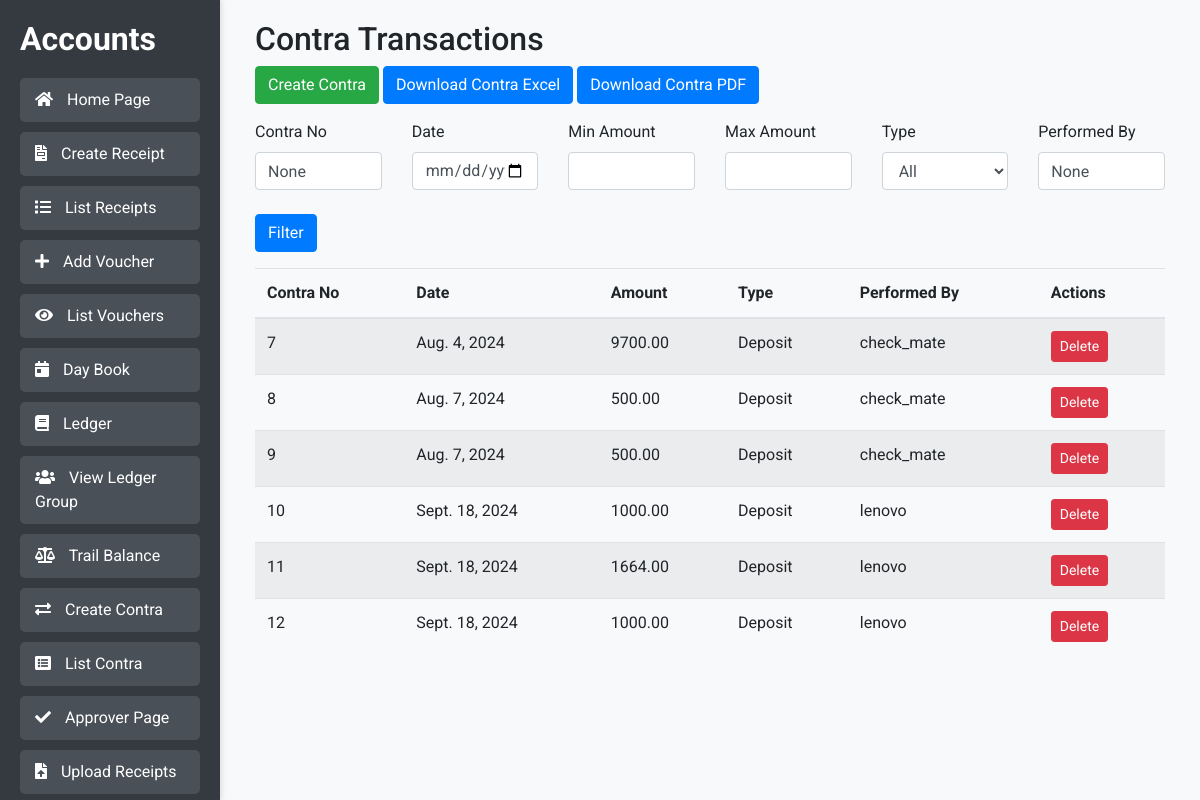
/list_contra/ (signed in), run on an earlier commit of the app's database.
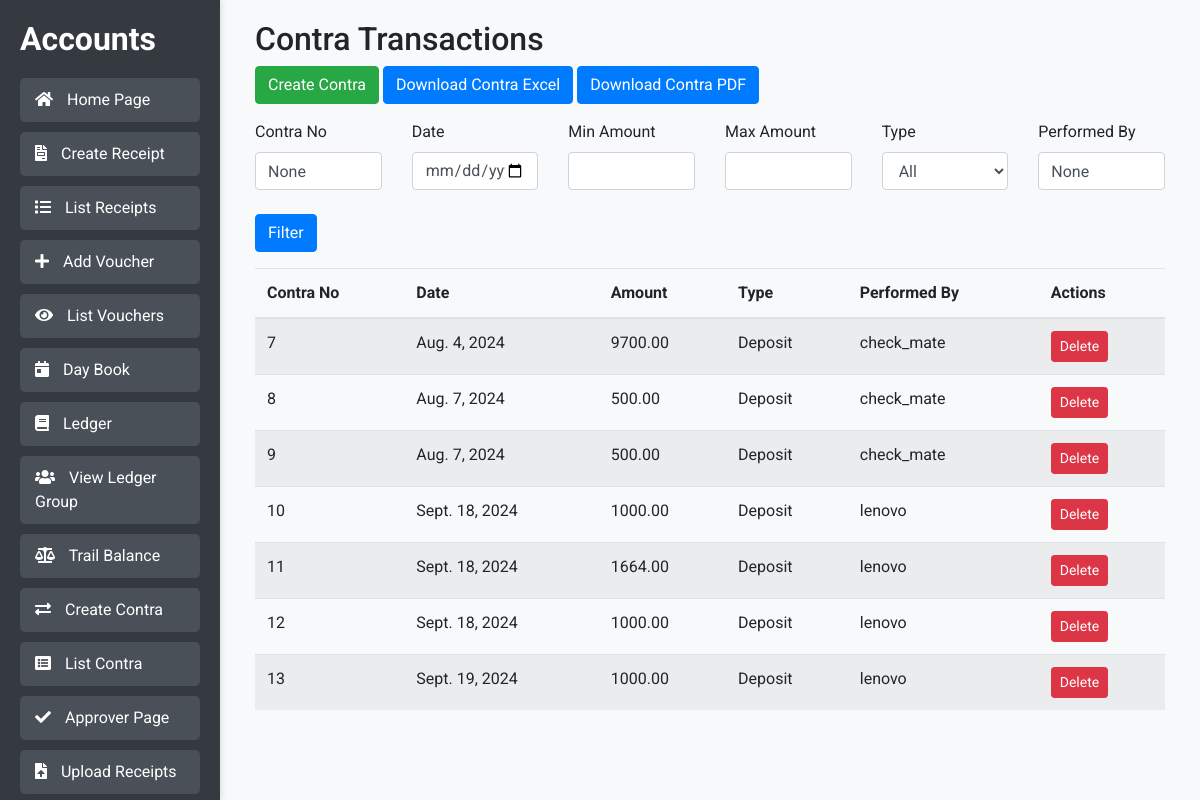
And on a later commit of the database.
### accounts/models.py (models this page shows, shortened)
class Contra(models.Model):
    CONTRA_TYPE_CHOICES = [
        ('deposit', 'Deposit'),
        ('withdraw', 'Withdraw'),
    ]
    contra_no = models.IntegerField(primary_key=True, unique=True)  # Manual input, must be unique
    amount = models.DecimalField(max_digits=10, decimal_places=2)
    date = models.DateField()  # Manual input
    contra_type = models.CharField(max_length=10, choices=CONTRA_TYPE_CHOICES)
    performed_by = models.ForeignKey(User, on_delete=models.CASCADE)

### accounts/views.py (the view, shortened to what this page needs)
# urls.py: path('list_contra/', list_contra, name='list_contra'),
@login_required
def list_contra(request):
    form = ContraFilterForm(request.GET or None)
    contras = Contra.objects.all()
    context = {
        'form': form,
        'contras': contras
    }
    return render(request, 'list_contra.html', context)

### accounts/forms.py
class ContraFilterForm(forms.Form):
    contra_no = forms.CharField(required=False)
    date = forms.DateField(required=False, widget=forms.DateInput(attrs={'type': 'date'}))
    amount_min = forms.DecimalField(required=False, decimal_places=2, max_digits=10)
    amount_max = forms.DecimalField(required=False, decimal_places=2, max_digits=10)
    contra_type = forms.ChoiceField(choices=Contra.CONTRA_TYPE_CHOICES, required=False)
    performed_by = forms.CharField(required=False)

### accounts/templates/list_contra.html (shortened to what this page needs)
{% extends 'base.html' %}
{% block content %}
<div class="container">
    <h2>Contra Transactions</h2>
    <a href="{% url 'create_contra' %}" class="btn btn-success mb-3">Create Contra</a>
    <a href="{% url 'download_contra_excel' %}" class="btn btn-primary mb-3">Download Contra Excel</a>
    <a href="{% url 'download_contra_pdf' %}" class="btn btn-primary mb-3">Download Contra PDF</a>
    <form method="GET" action="{% url 'list_contra' %}" class="mb-3">
        <div class="row">
            <div class="col-md-2 mb-2">
                <div class="form-group">
                    <label for="contra_no">Contra No</label>
                    <input type="text" name="contra_no" id="contra_no" class="form-control" value="{{ form.contra_no.value }}">
                </div>
            </div>
            <div class="col-md-2 mb-2">
                <div class="form-group">
                    <label for="date">Date</label>
                    <input type="date" name="date" id="date" class="form-control" value="{{ form.date.value }}">
                </div>
            </div>
            <div class="col-md-2 mb-2">
                <div class="form-group">
                    <label for="amount_min">Min Amount</label>
                    <input type="number" name="amount_min" id="amount_min" class="form-control" value="{{ form.amount_min.value }}">
                </div>
            </div>
            <div class="col-md-2 mb-2">
                <div class="form-group">
                    <label for="amount_max">Max Amount</label>
                    <input type="number" name="amount_max" id="amount_max" class="form-control" value="{{ form.amount_max.value }}">
                </div>
            </div>
            <div class="col-md-2 mb-2">
                <div class="form-group">
                    <label for="contra_type">Type</label>
                    <select name="contra_type" id="contra_type" class="form-control">
                        <option value="">All</option>
                    </select>
                </div>
            </div>
            <div class="col-md-2 mb-2">
                <div class="form-group">
                    <label for="performed_by">Performed By</label>
                    <input type="text" name="performed_by" id="performed_by" class="form-control" value="{{ form.performed_by.value }}">
                </div>
            </div>
        </div>
        <button type="submit" class="btn btn-primary">Filter</button>
    </form>
    <table class="table table-striped">
        <thead>
            <tr>
                <th>Contra No</th>
                <th>Date</th>
                <th>Amount</th>
                <th>Type</th>
                <th>Performed By</th>
                <th>Actions</th>
            </tr>
        </thead>
        <tbody>
            {% for contra in contras %}
            <tr>
                <td>{{ contra.contra_no }}</td>
                <td>{{ contra.date }}</td>
                <td>{{ contra.amount }}</td>
                <td>{{ contra.get_contra_type_display }}</td>
                <td>{{ contra.performed_by.username }}</td>
                <td>
                    <form method="post" action="{% url 'delete_contra' contra.contra_no %}" onsubmit="return confirm('Are you sure you want to delete this contra transaction?');">
                        <button type="submit" class="btn btn-danger btn-sm">Delete</button>
                    </form>
                </td>
            </tr>
            {% empty %}
            <tr>
                <td colspan="6" class="text-center">No contra transactions found.</td>
            </tr>
            {% endfor %}
        </tbody>
    </table>
</div>
{% endblock %}

What changed in the data, as far as the page shows it:
added Contra: contra_no "13", date "Sept. 19, 2024", amount "1000.00", contra_type "Deposit", performed_by.username "lenovo"
